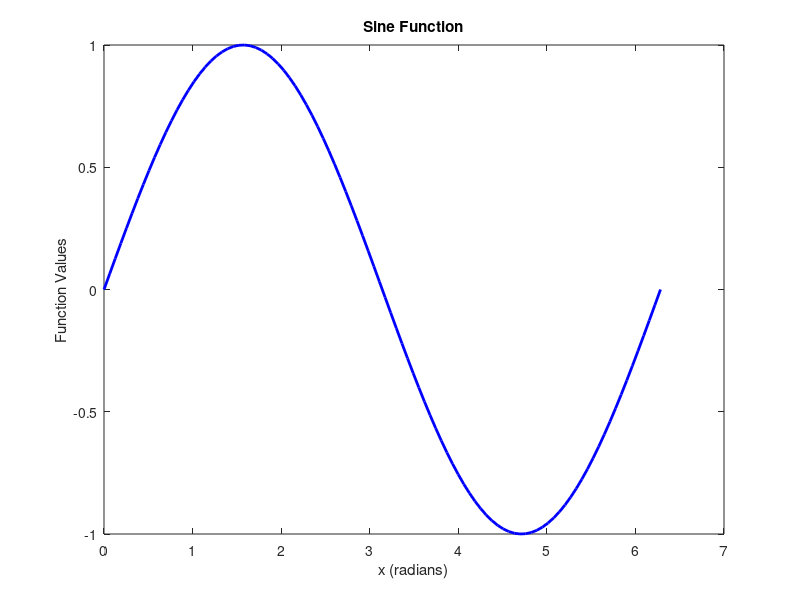

Write MATLAB code to recreate this figure. (Note: this script raises an error after producing the figure.)


a = 10;
b = 4;
sumResult = a + b;
diffResult = a - b;
prodResult = a * b;
divResult = a / b;

disp(sumResult);
disp(diffResult);
disp(prodResult);
disp(divResult);
%%

% Displaying output



fprintf('Results of arithmetic operations: \n');
fprintf('Sum: %d\nDifference: %d\nProduct: %d\nDivision: %.2f\n', sumResult, diffResult, prodResult, divResult);

vectorA = [1, 2, 3, 4, 5];
vectorB = [5, 4, 3, 2, 1];

% Performing elementwise operations
sumVector = vectorA + vectorB;
prodVector = vectorA .* vectorB;

% Displaying the results of array operations
disp('Results of array operations:');
disp('Sum of vectors:');
disp(sumVector);
disp('Elementwise product of vectors:');
disp(prodVector);
%%

% Matrices

matrixA = [1, 2; 3, 4];
matrixB = [2, 0; 0, 2];

% Performing operations on matrices
matrixProduct = matrixA * matrixB;
AinvB = matrixA/matrixB; % returns A * inv(B)
BinvA = matrixB/matrixA; % returns B * inv(A)

% Displaying the results of matrix operations
disp('Matrix product: ');
disp(matrixProduct);
disp('A inverse times B: ');
disp(AinvB);
disp('B inverse times A: ');
disp(BinvA);

% Elementwise operations on the matrices
matrixSum = matrixA + matrixB;
elementwiseProduct = matrixA .* matrixB;
elementwiseQuotient = matrixA ./ matrixB;
elementwiseExponent = matrixA .^ matrixB;

% Displaying the results of the elementwise operations
disp('Results of matrix operations: ');
disp('Sum of matrices: ');
disp(matrixSum);
disp('Elementwise product of matrices: ');
disp(elementwiseProduct);
disp('Elementwise quotient of matrices: ');
disp(elementwiseQuotient);
disp('Elementwise exponent of matrices: ');
disp(elementwiseExponent);
%%


array1 = linspace(0,10,11);
array2 = linspace(1,10,4);

matrix1 = ones(3);
matrix2 = ones(1,3);
matrix3 = zeros(3);
matrix4 = eye(3);
matrix5 = eye(3,4);
matrix6 = diag(vectorA);
matrix7 = diag(vectorB, 1);
matrix8 = diag(vectorB, -1);
%%

% Indexing and slicing of arrays and matrices -
% Accessing elements of a matrix
element = matrixA(2, 1); % Accessing the element in the second row, first column
disp('Element from matrixA at (2,1):');
disp(element);

% Accessing diagonal elements of a matrix
disp('Diagonal elements of matrixA:');
disp(diag(matrixA));

% Accessing rows/columns of a matrix
row1 = matrixA(1,:);
col2 = matrixA(:,2);
disp('Row 1 of matrixA:');
disp(row1);
disp('Column 2 of matrixA: ');
disp(col2);

% Similarly for vectors -
disp(vectorA);
elem1 = vectorA(1);
disp('First element of vectorA: ');
disp(elem1);
%%

% Basic loops (for, while etc) 

% FOR loop - execute code a fixed number of times
for i = 1:5
    fprintf('Iteration %d: i = %d\n', i);
end

% WHILE loop - execute code while condition is true
counter = 1;
while counter < 10
    fprintf('Counter = %d\n', counter);
    counter = counter * 2;  % Double the counter each iteration
end

%%
% Common built-in functions

% Trigonometric functions
x = 0:pi/4:pi;  % Create vector from 0 to pi with step pi/4
y1 = sin(x);    % Sine function
y2 = cos(x);    % Cosine function
y3 = tan(x);    % Tangent function (undefined at pi/2)

% Exponential and logarithmic functions
y4 = exp(1);      % Exponential e^x
y5 = log(10);     % Natural logarithm
y6 = log10(100);  % Base-10 logarithm
y7 = log2(8);     % Base-2 logarithm

% Basic math functions
y8 = sqrt(25);    % Square root
y9 = abs(-5);     % Absolute value
y10 = round(4.7);  % Round to nearest integer
y11 = floor(4.7);  % Round down
y12 = ceil(4.3);   % Round up

%%
% Basic plotting

% Create some data for plotting
x = linspace(0, 2*pi, 100);  % 100 points from 0 to 2π
y = sin(x);

% Basic line plot
plot(x, y, 'b-', 'LineWidth', 2);  % Blue solid line
title('Sine Function');
xlabel('x (radians)');
ylabel('Function Values');

%%
% User-defined functions

matrixA = [1, 2; 3, 4];
matrixB = [2, 0; 0, 2];

prod = matrix_product(matrixA, matrixB);
disp(prod);

vectorA = [1, 2, 3, 4, 5];
disp(vectorA);
disp(norm(vectorA));

function y = matrix_product(A,B)
y = A*B;
end

function y = norm(v)
l = length(v);
x = 0;
for i = 1:l
    x = x + v(i)^2;
end
y = sqrt(x);

end
